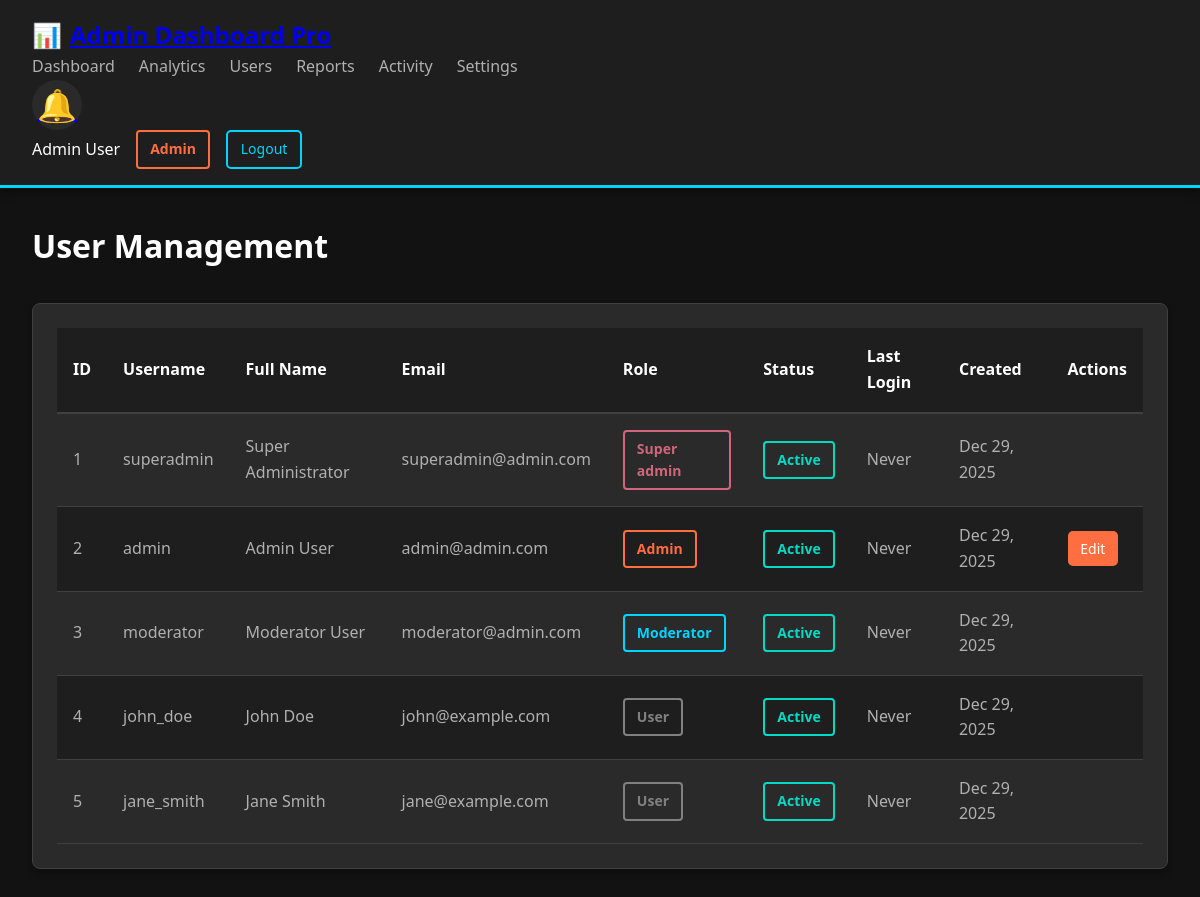
The page /users.php (signed in) on the database its author committed.
### tables this page shows
CREATE TABLE users (
    id INT PRIMARY KEY AUTO_INCREMENT,
    username VARCHAR(50) UNIQUE NOT NULL,
    email VARCHAR(100) UNIQUE NOT NULL,
    password VARCHAR(255) NOT NULL,
    full_name VARCHAR(100) NOT NULL,
    role ENUM('super_admin', 'admin', 'moderator', 'user') DEFAULT 'user',
    avatar VARCHAR(255) DEFAULT NULL,
    status ENUM('active', 'inactive', 'suspended') DEFAULT 'active',
    login_attempts INT DEFAULT 0,
    locked_until DATETIME DEFAULT NULL,
    last_login DATETIME DEFAULT NULL,
    created_at TIMESTAMP DEFAULT CURRENT_TIMESTAMP,
    updated_at TIMESTAMP DEFAULT CURRENT_TIMESTAMP ON UPDATE CURRENT_TIMESTAMP,

    INDEX idx_username (username),
    INDEX idx_email (email),
    INDEX idx_role (role),
    INDEX idx_status (status)
);

### includes/functions.php (called while the page is built, shortened)
<?php
function isSuperAdmin() {
    return isset($_SESSION['role']) && $_SESSION['role'] === ROLE_SUPER_ADMIN;
}
function getAllUsers($status = null, $role = null) {
    global $conn;
    $sql = "SELECT * FROM users WHERE 1=1";
    $sql .= " ORDER BY created_at DESC";
    return mysqli_query($conn, $sql);
}
function formatDate($date) {
    return date('M d, Y', strtotime($date));
}
function getRoleBadge($role) {
    $badges = [
        'super_admin' => 'danger',
        'admin' => 'warning',
        'moderator' => 'info',
        'user' => 'secondary'
    ];
    return isset($badges[$role]) ? $badges[$role] : 'secondary';
}
function getStatusBadge($status) {
    $badges = [
        'active' => 'success',
        'inactive' => 'secondary',
        'suspended' => 'danger',
        'pending' => 'warning',
        'processing' => 'info',
        'completed' => 'success',
        'failed' => 'danger'
    ];
    return isset($badges[$status]) ? $badges[$status] : 'secondary';
}
?>

### users.php (the view, shortened to what this page needs)
<?php
require_once 'includes/config.php';
require_once 'includes/functions.php';
$users = getAllUsers();
?>
<!DOCTYPE html>
<html lang="en">
<head>
    <link rel="stylesheet" href="css/style.css">
</head>
<body>
    <?php include 'includes/navbar.php'; ?>
    <div class="container">
        <div class="page-header">
            <h1>User Management</h1>
        </div>
        <div class="card">
            <div class="card-body">
                <div class="table-responsive">
                    <table class="table">
                        <thead>
                            <tr>
                                <th>ID</th>
                                <th>Username</th>
                                <th>Full Name</th>
                                <th>Email</th>
                                <th>Role</th>
                                <th>Status</th>
                                <th>Last Login</th>
                                <th>Created</th>
                                <th>Actions</th>
                            </tr>
                        </thead>
                        <tbody>
                            <?php while ($user = mysqli_fetch_assoc($users)): ?>
                                <tr>
                                    <td><?php echo $user['id']; ?></td>
                                    <td><?php echo htmlspecialchars($user['username']); ?></td>
                                    <td><?php echo htmlspecialchars($user['full_name']); ?></td>
                                    <td><?php echo htmlspecialchars($user['email']); ?></td>
                                    <td>
                                        <span class="badge badge-<?php echo getRoleBadge($user['role']); ?>">
                                            <?php echo ucfirst(str_replace('_', ' ', $user['role'])); ?>
                                        </span>
                                    </td>
                                    <td>
                                        <span class="badge badge-<?php echo getStatusBadge($user['status']); ?>">
                                            <?php echo ucfirst($user['status']); ?>
                                        </span>
                                    </td>
                                    <td><?php echo $user['last_login'] ? formatDateTime($user['last_login']) : 'Never'; ?></td>
                                    <td><?php echo formatDate($user['created_at']); ?></td>
                                    <td>
                                        <?php if (isSuperAdmin() || $_SESSION['user_id'] == $user['id']): ?>
                                            <a href="edit-user.php?id=<?php echo $user['id']; ?>" class="btn btn-sm btn-warning">Edit</a>
                                        <?php endif; ?>
                                    </td>
                                </tr>
                            <?php endwhile; ?>
                        </tbody>
                    </table>
                </div>
            </div>
        </div>
    </div>
</body>
</html>

### css/style.css (style rules this page uses)
:root { --bg-primary: #121212; --bg-secondary: #1e1e1e; --bg-card: #2a2a2a; --text-primary: #ffffff; --text-secondary: #b0b0b0; --text-muted: #808080; --border-color: #404040; --color-blue: #00d4ff; --color-purple: #bb86fc; --color-pink: #ff4081; --color-green: #03dac6; --color-orange: #ff6e40; --color-yellow: #ffd740; --color-red: #cf6679; --color-cyan: #00d4ff; }
* { margin: 0; padding: 0; box-sizing: border-box; }
body { font-family: 'Segoe UI', Tahoma, Geneva, Verdana, sans-serif; background-color: var(--bg-primary); color: var(--text-primary); line-height: 1.6; }
.container { max-width: 1400px; margin: 2rem auto; padding: 0 2rem; }
.page-header { display: flex; justify-content: space-between; align-items: center; margin-bottom: 2rem; }
.page-header h1 { color: var(--text-primary); font-size: 2rem; }
.card { background-color: var(--bg-card); border: 1px solid var(--border-color); border-radius: 8px; margin-bottom: 1.5rem; box-shadow: 0 4px 6px rgba(0, 0, 0, 0.3); transition: transform 0.3s, box-shadow 0.3s; }
.card-body { padding: 1.5rem; }
.table-responsive { overflow-x: auto; }
.table { width: 100%; border-collapse: collapse; }
.table thead { background-color: var(--bg-secondary); }
.table th { padding: 1rem; text-align: left; color: var(--text-primary); font-weight: 600; border-bottom: 2px solid var(--border-color); }
.table td { padding: 1rem; border-bottom: 1px solid var(--border-color); color: var(--text-secondary); }
.table tbody tr { background-color: var(--bg-card); transition: background-color 0.2s; }
.table tbody tr:nth-child(even) { background-color: var(--bg-secondary); }
.btn { padding: 0.625rem 1.25rem; border: none; border-radius: 5px; cursor: pointer; text-decoration: none; display: inline-block; font-size: 1rem; transition: all 0.3s; color: var(--text-primary); }
.btn-warning { background-color: var(--color-orange); color: var(--text-primary); }
.btn-sm { padding: 0.4rem 0.8rem; font-size: 0.875rem; }
.badge { padding: 0.375rem 0.75rem; border-radius: 4px; font-size: 0.875rem; font-weight: 600; border: 2px solid; display: inline-block; }
.badge-success { background-color: transparent; border-color: var(--color-green); color: var(--color-green); }
.badge-danger { background-color: transparent; border-color: var(--color-red); color: var(--color-red); }
.badge-warning { background-color: transparent; border-color: var(--color-orange); color: var(--color-orange); }
.badge-info { background-color: transparent; border-color: var(--color-cyan); color: var(--color-cyan); }
.badge-secondary { background-color: transparent; border-color: var(--text-muted); color: var(--text-muted); }

### rows shown on the page
users: id "1", username "superadmin", full_name "Super Administrator", email "superadmin@admin.com", role "Super admin", status "Active", shows "Never", created_at "Dec 29, 2025"
users: id "2", username "admin", full_name "Admin User", email "admin@admin.com", role "Admin", status "Active", shows "Never", created_at "Dec 29, 2025"
users: id "3", username "moderator", full_name "Moderator User", email "moderator@admin.com", role "Moderator", status "Active", shows "Never", created_at "Dec 29, 2025"
users: id "4", username "john_doe", full_name "John Doe", email "john@example.com", role "User", status "Active", shows "Never", created_at "Dec 29, 2025"
users: id "5", username "jane_smith", full_name "Jane Smith", email "jane@example.com", role "User", status "Active", shows "Never", created_at "Dec 29, 2025"

### other values the page prints
$_SESSION['full_name'] "Admin User"
str_replace('_', ' ', $_SESSION['role']) "Admin"
